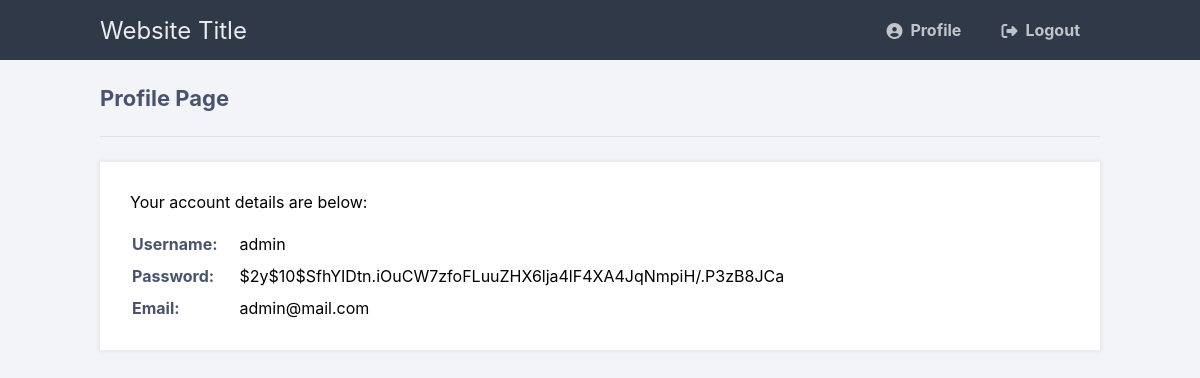
The app's page /phplogin/profile.php (signed in) with its own data.
### tables this page shows
CREATE TABLE `accounts` (
  `id` int(11) NOT NULL,
  `username` varchar(50) NOT NULL,
  `surname` varchar(50) NOT NULL,
  `firstname` varchar(50) NOT NULL,
  `password` varchar(255) NOT NULL,
  `email` varchar(100) NOT NULL,
  `activation_code` varchar(50) DEFAULT ''
);

### phplogin/profile.php (the view, shortened to what this page needs)
<?php
$DATABASE_HOST = 'localhost';
$DATABASE_USER = 'root';
$DATABASE_PASS = '';
$DATABASE_NAME = 'phplogin';
$con = mysqli_connect($DATABASE_HOST, $DATABASE_USER, $DATABASE_PASS, $DATABASE_NAME);
$stmt = $con->prepare('SELECT password, email FROM accounts WHERE id = ?');
$stmt->bind_param('i', $_SESSION['id']);
$stmt->execute();
$stmt->bind_result($password, $email);
?>
<!DOCTYPE html>
<html>
	<head>
		<link href="style.css" rel="stylesheet" type="text/css">
		<link rel="stylesheet" href="https://cdnjs.cloudflare.com/ajax/libs/font-awesome/6.2.0/css/all.min.css">
	</head>
	<body class="loggedin">
		<nav class="navtop">
			<div>
				<h1>Website Title</h1>
				<a href="profile.php"><i class="fas fa-user-circle"></i>Profile</a>
				<a href="logout.php"><i class="fas fa-sign-out-alt"></i>Logout</a>
			</div>
		</nav>
		<div class="content">
			<h2>Profile Page</h2>
			<div>
				<p>Your account details are below:</p>
				<table>
					<tr>
						<td>Username:</td>
						<td><?=$_SESSION['name']?></td>
					</tr>
					<tr>
						<td>Password:</td>
						<td><?=$password?></td>
					</tr>
					<tr>
						<td>Email:</td>
						<td><?=$email?></td>
					</tr>
				</table>
			</div>
		</div>
	</body>
</html>

### phplogin/style.css (style rules this page uses)
* { box-sizing: border-box; font-family: -apple-system, BlinkMacSystemFont, "segoe ui", roboto, oxygen, ubuntu, cantarell, "fira sans", "droid sans", "helvetica neue", Arial, sans-serif; font-size: 16px; }
body { background-color: #1F6196; }
.navtop { background-color: #2f3947; height: 60px; width: 100%; border: 0; }
.navtop div { display: flex; margin: 0 auto; width: 1000px; height: 100%; }
.navtop div h1, .navtop div a { display: inline-flex; align-items: center; }
.navtop div h1 { flex: 1; font-size: 24px; padding: 0; margin: 0; color: #eaebed; font-weight: normal; }
.navtop div a { padding: 0 20px; text-decoration: none; color: #c1c4c8; font-weight: bold; }
.navtop div a i { padding: 2px 8px 0 0; }
body.loggedin { background-color: #f3f4f7; }
.content { width: 1000px; margin: 0 auto; }
.content h2 { margin: 0; padding: 25px 0; font-size: 22px; border-bottom: 1px solid #e0e0e3; color: #4a536e; }
.content > p, .content > div { box-shadow: 0 0 5px 0 rgba(0, 0, 0, 0.1); margin: 25px 0; padding: 25px; background-color: #fff; }
.content > p table td, .content > div table td { padding: 5px; }
.content > p table td:first-child, .content > div table td:first-child { font-weight: bold; color: #4a536e; padding-right: 15px; }
.content > div p { padding: 5px; margin: 0 0 10px 0; }
body { background-color: #6CB9BE; margin: 0; }

### records on screen
accounts: password "$2y$10$SfhYIDtn.iOuCW7zfoFLuuZHX6lja4lF4XA4JqNmpiH/.P3zB8JCa", email "admin@mail.com"

### other values on screen
$_SESSION['name'] "admin"
